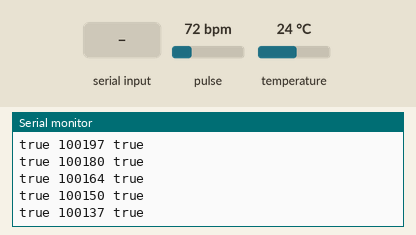
Recording of a sketch running on a simulated Arduino Uno, built with avr-gcc and run on an emulated ATmega328P. Shown: the last lines printed to the serial monitor. The test bench sets the inputs (shaded band); at power-on: pulse 72 bpm, temperature 24 °C.

Above: at 1.2 s.
1.3 s: pulse set to 100 bpm
At 2.0 s:
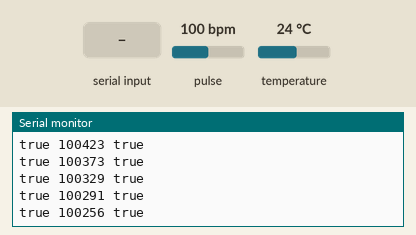
5.1 s: "0\n" received over Serial
At 6.3 s:
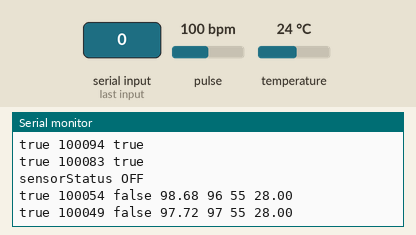
6.6 s: "1\n" received over Serial
At 7.5 s:
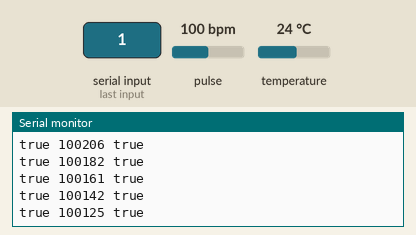
10.4 s: temperature set to 4 °C
At 11.3 s:
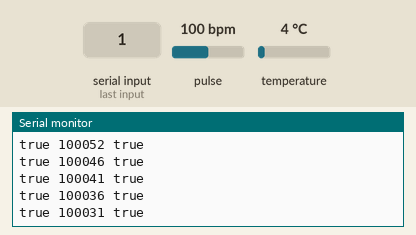
14.2 s: pulse set to 130 bpm
At 15.2 s:
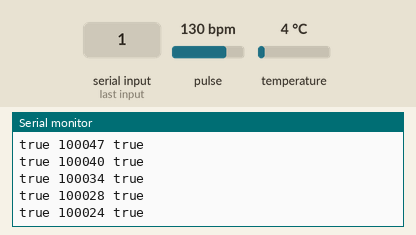
18.0 s: pulse set to 42 bpm
At 19.0 s:
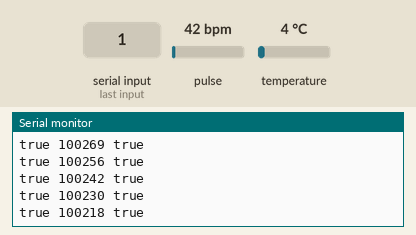
Timing chart, 0 to 21.0 s (numbered marks = the images above; inputs shaded):
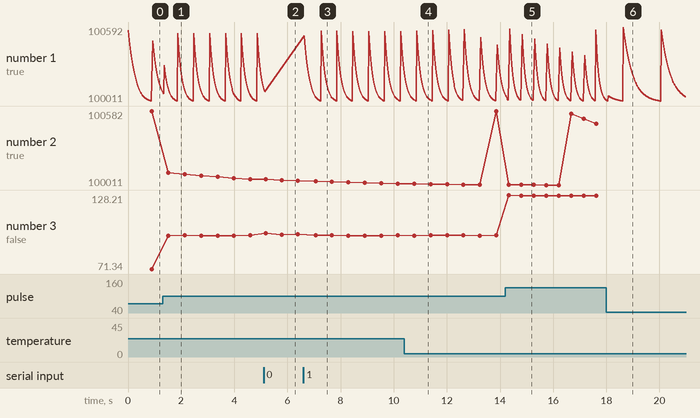

The sketch:

TheArduinoCode.ino
```cpp
/*
  Optical Heart Rate Detection (PBA Algorithm) using the MAX30105 Breakout
  By: Nathan Seidle @ SparkFun Electronics
  Date: October 2nd, 2016
  https://github.com/sparkfun/SparkFun_MAX3010x_Sensor_Library/tree/master/examples
  This is a demo to show the reading of heart rate or beats per minute (BPM) using
  a Penpheral Beat Amplitude (PBA) algorithm.

  It is best to attach the sensor to your finger using a rubber band or other tightening
  device. Humans are generally bad at applying constant pressure to a thing. When you
  press your finger against the sensor it varies enough to cause the blood in your
  finger to flow differently which causes the sensor readings to go wonky.

  Hardware Connections (Breakoutboard to Arduino):
  -5V = 5V (3.3V is allowed) (Wemos/ESP8266: use 3.3v -> VIN)
  -GND = GND
  -SDA = A4 (or SDA) (Wemos/ESP8266: D2)
  -SCL = A5 (or SCL) (Wemos/ESP8266: D1)
  -INT = Not connected

  The MAX30105 Breakout can handle 5V or 3.3V I2C logic. We recommend powering the board with 5V
  but it will also run at 3.3V.

  Possibile messages sent:
  sensorStatus ON
  sensorStatus OFF
  true irValue false bpm avgBpm oxygen temperature
  detectedFinger false
  true irValue true
*/


#include "MAX30105.h"
#include "heartRate.h"

MAX30105 particleSensor;

const byte RATE_SIZE = 4; //Increase this for more averaging. 4 is good.
byte rates[RATE_SIZE]; //Array of heart rates
byte rateSpot = 0;
long lastBeat = 0; //Time at which the last beat occurred

float bpm;
int avgBpm;

long samplesTaken = 0; //Counter for calculating the Hz or read rate
long unblockedValue; //Average IR at power up
long startTime; //Used to calculate measurement rate

int oxygen;
int degOffset = 4; //calibrated Farenheit degrees
int irOffset = 1800;
int count;
int noFinger;
//auto calibrate
int avgIr;
int avgTemp;
bool sensedBeat = false;

static const unsigned long REFRESH_INTERVAL = 1000; // ms
static unsigned long lastRefreshTime = 0;

#define INPUT_SIZE 64
#define DELIMITER '\n'      // Message delimiter. It must match with Android class one;

const int LEDBTN_pin = 13;   // Digital output for LED (button)

int messageCode = 1;        // Digital LED value
String arduinoMessage;

char input[INPUT_SIZE + 1];
char *ch;
bool endmsg = false;

void setup()
{
   Serial.begin(9600);                         // Begin the serial monitor at 9600bps

   ch = &input[0];

  // Initialize sensor
  if (!particleSensor.begin(Wire, I2C_SPEED_FAST)) //Use default I2C port, 400kHz speed
  {
    Serial.println("MAX30105 was not found. Please check wiring/power. ");
    while (1);
  }
  //The LEDs are very low power and won't affect the temp reading much but
  //you may want to turn off the LEDs to avoid any local heating
  particleSensor.setup(0); //Configure sensor. Turn off LEDs
  particleSensor.enableDIETEMPRDY(); //Enable the temp ready interrupt. This is required.

  //Setup to sense up to 18 inches, max LED brightness
  byte ledBrightness = 25; //Options: 0=Off to 255=50mA=0xFF hexadecimal. 100=0x64; 50=0x32 25=0x19
  byte sampleAverage = 4; //Options: 1, 2, 4, 8, 16, 32
  byte ledMode = 2; //Options: 1 = Red only, 2 = Red + IR, 3 = Red + IR + Green
  int sampleRate = 400; //Options: 50, 100, 200, 400, 800, 1000, 1600, 3200
  int pulseWidth = 411; //Options: 69, 118, 215, 411
  int adcRange = 2048; //Options: 2048, 4096, 8192, 16384

  particleSensor.setup(ledBrightness, sampleAverage, ledMode, sampleRate, pulseWidth, adcRange); //Configure sensor with these settings

  particleSensor.setPulseAmplitudeRed(0x0A); //Turn Red LED to low to indicate sensor is running
  particleSensor.setPulseAmplitudeGreen(0); //Turn off Green LED
  particleSensor.enableDIETEMPRDY(); //Enable the temp ready interrupt. This is required.

//  particleSensor.shutDown();
//  SendSensorStatus("OFF");
}

void loop()
{
  delay(2);
  sensedBeat = false;

  if (Serial.available()) // If the bluetooth has received any character
  {
    while (Serial.available() && (!endmsg)) { // until (end of buffer) or (newline)
      *ch = Serial.read();                    // read char from serial
      if (*ch == DELIMITER) {
        endmsg = true;                        // found DELIMITER
        *ch == 0;
      }
      else ++ch;                              // increment index
    }

    if ((endmsg) && (ch != &input[0]))        // end of (non empty) message !!!
    {
        messageCode = atoi(input);
        if (messageCode == 1)
          {
            particleSensor.wakeUp();
            Serial.println("sensorStatus ON");
          }
        else if(messageCode == 0)
          {
            particleSensor.shutDown();
            Serial.println("sensorStatus OFF");
          }
    }
    if (endmsg) {
      endmsg = false;
      *ch = 0;
      ch = &input[0];                         // Return to first index, ready for the new message;
    }
  }


  long irValue = particleSensor.getIR();
  delay(2);

  if (checkForBeat(irValue) == true)
  {
    //We sensed a beat!
    sensedBeat = true;

    long delta = millis() - lastBeat;
    lastBeat = millis();

    bpm = 60 / (delta / 1000.0);

    if (bpm < 200 && bpm > 50)
    {
      rates[rateSpot++] = (byte)bpm; //Store this reading in the array
      rateSpot %= RATE_SIZE; //Wrap variable

      //Take average of readings
      avgBpm = 0;
      for (byte x = 0 ; x < RATE_SIZE ; x++)
        avgBpm += rates[x];
      avgBpm /= RATE_SIZE;

      float temperature = particleSensor.readTemperature();
      temperature = temperature + degOffset;

      oxygen = irValue / irOffset;

      arduinoMessage = "true " + String(irValue) + " " + "false " + bpm + " " + avgBpm + " " + oxygen + " " + temperature;
      Serial.println(arduinoMessage);
    }
  }
  else
  {
    if(messageCode == 1)
      if (irValue < 50000)
        Serial.println("detectedFinger false");
      else if(!sensedBeat)
        Serial.println("true " + String(irValue) + " true");
  }
}
```

Measured:
- after the input at 5.1 s, the serial monitor: prints a new line after 0.07 s (image 2)
- after the input at 6.6 s, the serial monitor: prints a new line at once (image 3)
- after the input at 10.4 s, the serial monitor: prints a new line after 0.37 s (image 4)
- plotted number 1: 100083 → 100233 after the input at 6.6 s, 100233 → 100061 after the input at 10.4 s
- plotted number 2: 100057 → 100045 after the input at 5.1 s, 100045 → 100021 after the input at 6.6 s, 100021 → 100582 after the input at 10.4 s
- plotted number 3: 97.09 → 98.04 after the input at 5.1 s, 97.09 → 97.24 after the input at 10.4 s
